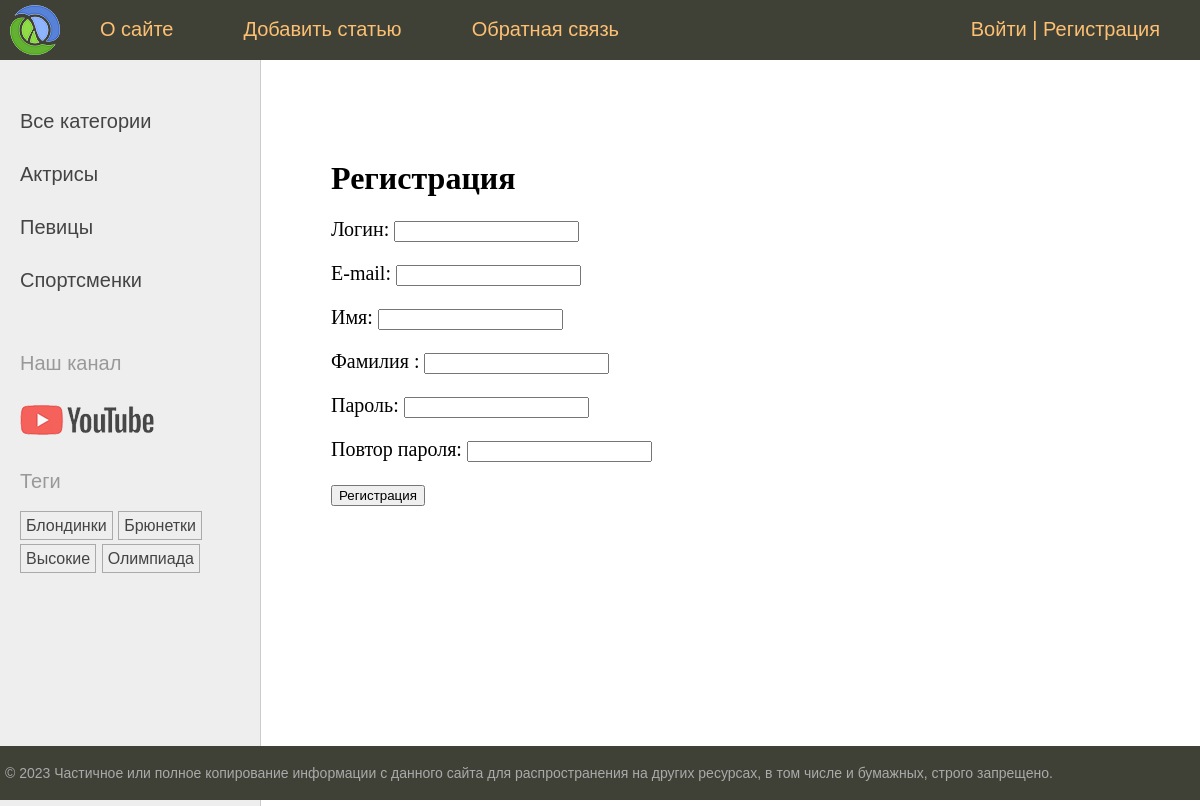
The page /users/register/ on the database its author committed.
### women/models.py (models this page shows, shortened)
class Category(models.Model):
    name = models.CharField(max_length=100, db_index=True, verbose_name="Категория")
    slug = models.SlugField(max_length=255, unique=True, db_index=True)
    class Meta:
        verbose_name = "Категория"
        verbose_name_plural = "Категории"
    def get_absolute_url(self):
        return reverse('category', kwargs={'cat_slug': self.slug})

class TagPost(models.Model):
    tag = models.CharField(max_length=100, db_index=True)
    slug = models.SlugField(max_length=255, unique=True, db_index=True)
    def get_absolute_url(self):
        return reverse('tag', kwargs={'tag_slug': self.slug})

### users/views.py (the view)
# urls.py: path('register/', views.register, name='register')
def register(request):
    if request.method == 'POST':
        form = RegisterUserForm(request.POST) # 'экземпляр формы
        if form.is_valid():
            user = form.save(commit=False)# сохраняет в переменную без внесения в БД
            user.set_password(form.cleaned_data['password'])# метод set_password шифрует
            user.save() # сохраняет в БД
            return render(request, 'users/register_done.html')
    else:
        form = RegisterUserForm()
    return render(request, 'users/register.html', {'form':form})

### users/forms.py (shortened to what this page needs)
class RegisterUserForm(forms.ModelForm):
    username = forms.CharField(label="Логин")
    password = forms.CharField(label="Пароль", widget=forms.PasswordInput())
    password2 = forms.CharField(label="Повтор пароля", widget=forms.PasswordInput())
    class Meta:
        model = get_user_model()
        fields = ['username', 'email', 'first_name', 'last_name', 'password','password2']
        labels = {
            'email': 'E-mail',
            'first_name': 'Имя',
            'last_name': "Фамилия "
        }

### users/context_processors.py (called while the page is built)
def get_women_context(request):
    return {'mainmenu': menu}

### women/templatetags/women_tags.py (called while the page is built)
@register.inclusion_tag('women/list_categories.html')
def show_categories(cat_selected=0):
    cats = Category.objects.annotate(x=Count('posts')).filter(x__gt=0)
    return {'cats':cats,'cat_selected':cat_selected}

@register.inclusion_tag('women/list_tags.html') #создадим шаблон с названием list_tags.html в women
def show_all_tags(): # воспользуемся им, и перейдем в base.html
    return {'tags': TagPost.objects.annotate(total=Count('tags')).filter(total__gt=0)}

### users/templates/users/register.html (shortened to what this page needs)
{% extends 'base.html' %}
{% block content %}
<h1>Регистрация</h1>
<form method="post">
    {{ form.as_p }}
    <p><button type="submit">Регистрация</button></p>
</form>
{% endblock %}

### women/templates/women/list_categories.html
{% for cat in cats %}
{% if cat.id == cat_selected %}
<li class="selected">{{cat.name}}</li>
{% else %}
<li><a href="{{ cat.get_absolute_url }}">{{cat.name}}</a></li>
{% endif %}
{% endfor %}

### women/templates/women/list_tags.html
{% if tags %}
    <p>Теги</p>
    <ul class="tags-list">
        {% for t in tags %}
        <li><a href="{{t.get_absolute_url}}">{{t.tag}}</a></li>
        {% endfor %}
    </ul>
{% endif %}

### women/static/women/css/styles.css (style rules this page uses)
html, body { font-family: 'Arial'; margin: 0; padding: 0; height: 100%; width: 100%; color: #444; }
a { color: #0059b2; text-decoration: none; }
.left-chapters ul { width: 230px; margin: 0; padding: 20px 10px 10px 20px; list-style: none; font-size: 20px; }
.left-chapters ul li { margin: 30px 0 0 0; color: #999; }
.left-chapters ul li a { color: #444; text-decoration: none; }
ul.tags-list { width: 100%; margin: 0; padding: 0; list-style: none; }
ul.tags-list li { margin: 0; padding: 0 0 10px; display: inline-block; }
ul.tags-list li a { padding: 5px; font-size: 16px; border: 1px solid #aaa; }
.content-text h1 { font-size: 32px; }

### rows shown on the page
Category: name "Актрисы"
Category: name "Певицы"
Category: name "Спортсменки"
TagPost: tag "Блондинки"
TagPost: tag "Брюнетки"
TagPost: tag "Высокие"
TagPost: tag "Олимпиада"

### other values the page prints
{{ m.title }} "О сайте" "Добавить статью" "Обратная связь"
